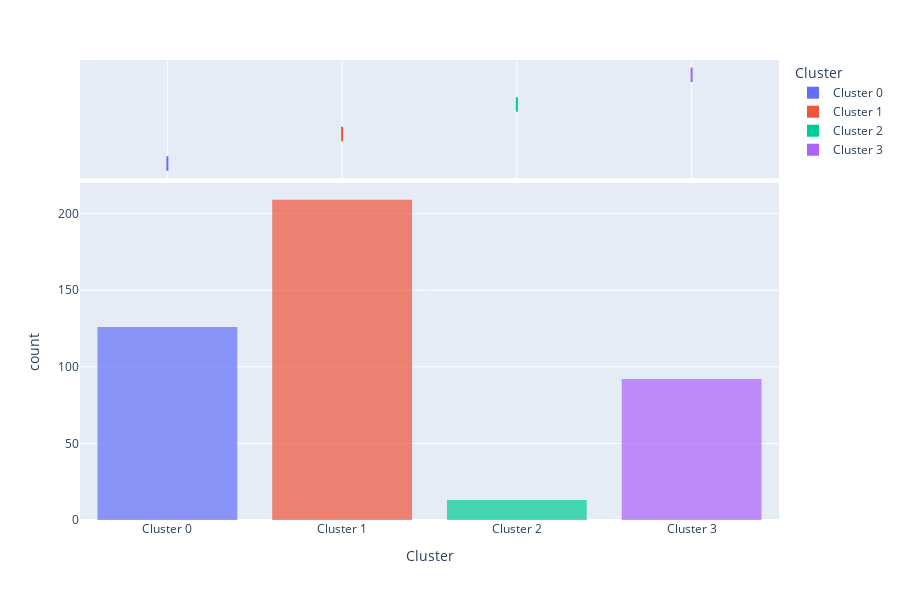

Notebook code cell kept with this figure:
### Markdown cell above
---

## Cell 13: Distribution of Clusters

### What
Analyzing the size and distribution of discovered customer segments.

### Why
Understanding segment sizes helps:
- Prioritize marketing efforts
- Allocate resources
- Assess market opportunity

### Technical Details
Check for:
- Balanced clusters (similar sizes)
- Or dominant segments with small niches

### Expected Output
Visualization showing relative size of each segment.

### Code cell
print("=" * 60)
print("CUSTOMER SEGMENT DISTRIBUTION")
print("=" * 60)

# Plot distribution
plot_model(kmeans_4, plot='distribution')

# Summary statistics
cluster_counts = clustered_df['Cluster'].value_counts().sort_index()
cluster_pcts = (cluster_counts / len(clustered_df) * 100).round(1)

print("\n" + "=" * 60)
print("SEGMENT SIZES")
print("=" * 60)
for cluster_id in sorted(clustered_df['Cluster'].unique()):
    count = cluster_counts[cluster_id]
    pct = cluster_pcts[cluster_id]
    print(f"\nCluster {cluster_id}: {count} customers ({pct}%)")

print("\n" + "=" * 60)
if cluster_counts.std() < cluster_counts.mean() * 0.3:
    print("✓ Balanced segments - good for broad strategies")
else:
    print("⚠ Unbalanced segments - focus on largest segments")

### Figure 1 — Plotly figure (JSON) as saved in the notebook; plotly's stock layout.template omitted (floating-point values rounded to 4 significant figures; data arrays with more than 128 entries replaced by an {"elided": "..."} marker saying what was removed)
{"data": [{"bingroup": "x", "hovertemplate": "Cluster=%{x}<br>count=%{y}<extra></extra>", "legendgroup": "Cluster 0", "marker": {"color": "#636efa", "opacity": 0.7, "pattern": {"shape": ""}}, "name": "Cluster 0", "orientation": "v", "showlegend": true, "type": "histogram", "x": ["Cluster 0", "Cluster 0", "Cluster 0", "Cluster 0", "Cluster 0", "Cluster 0", "Cluster 0", "Cluster 0", "Cluster 0", "Cluster 0", "Cluster 0", "Cluster 0", "Cluster 0", "Cluster 0", "Cluster 0", "Cluster 0", "Cluster 0", "Cluster 0", "Cluster 0", "Cluster 0", "Cluster 0", "Cluster 0", "Cluster 0", "Cluster 0", "Cluster 0", "Cluster 0", "Cluster 0", "Cluster 0", "Cluster 0", "Cluster 0", "Cluster 0", "Cluster 0", "Cluster 0", "Cluster 0", "Cluster 0", "Cluster 0", "Cluster 0", "Cluster 0", "Cluster 0", "Cluster 0", "Cluster 0", "Cluster 0", "Cluster 0", "Cluster 0", "Cluster 0", "Cluster 0", "Cluster 0", "Cluster 0", "Cluster 0", "Cluster 0", "Cluster 0", "Cluster 0", "Cluster 0", "Cluster 0", "Cluster 0", "Cluster 0", "Cluster 0", "Cluster 0", "Cluster 0", "Cluster 0", "Cluster 0", "Cluster 0", "Cluster 0", "Cluster 0", "Cluster 0", "Cluster 0", "Cluster 0", "Cluster 0", "Cluster 0", "Cluster 0", "Cluster 0", "Cluster 0", "Cluster 0", "Cluster 0", "Cluster 0", "Cluster 0", "Cluster 0", "Cluster 0", "Cluster 0", "Cluster 0", "Cluster 0", "Cluster 0", "Cluster 0", "Cluster 0", "Cluster 0", "Cluster 0", "Cluster 0", "Cluster 0", "Cluster 0", "Cluster 0", "Cluster 0", "Cluster 0", "Cluster 0", "Cluster 0", "Cluster 0", "Cluster 0", "Cluster 0", "Cluster 0", "Cluster 0", "Cluster 0", "Cluster 0", "Cluster 0", "Cluster 0", "Cluster 0", "Cluster 0", "Cluster 0", "Cluster 0", "Cluster 0", "Cluster 0", "Cluster 0", "Cluster 0", "Cluster 0", "Cluster 0", "Cluster 0", "Cluster 0", "Cluster 0", "Cluster 0", "Cluster 0", "Cluster 0", "Cluster 0", "Cluster 0", "Cluster 0", "Cluster 0", "Cluster 0", "Cluster 0", "Cluster 0"], "xaxis": "x", "yaxis": "y"}, {"customdata": {"elided": "126x8 int values"}, "hovertemplate": "Cluster=%{x}<br>Channel=%{customdata[0]}<br>Region=%{customdata[1]}<br>Fresh=%{customdata[2]}<br>Milk=%{customdata[3]}<br>Grocery=%{customdata[4]}<br>Frozen=%{customdata[5]}<br>Detergents_Paper=%{customdata[6]}<br>Delicassen=%{customdata[7]}<extra></extra>", "legendgroup": "Cluster 0", "marker": {"color": "#636efa"}, "name": "Cluster 0", "notched": true, "showlegend": false, "type": "box", "x": ["Cluster 0", "Cluster 0", "Cluster 0", "Cluster 0", "Cluster 0", "Cluster 0", "Cluster 0", "Cluster 0", "Cluster 0", "Cluster 0", "Cluster 0", "Cluster 0", "Cluster 0", "Cluster 0", "Cluster 0", "Cluster 0", "Cluster 0", "Cluster 0", "Cluster 0", "Cluster 0", "Cluster 0", "Cluster 0", "Cluster 0", "Cluster 0", "Cluster 0", "Cluster 0", "Cluster 0", "Cluster 0", "Cluster 0", "Cluster 0", "Cluster 0", "Cluster 0", "Cluster 0", "Cluster 0", "Cluster 0", "Cluster 0", "Cluster 0", "Cluster 0", "Cluster 0", "Cluster 0", "Cluster 0", "Cluster 0", "Cluster 0", "Cluster 0", "Cluster 0", "Cluster 0", "Cluster 0", "Cluster 0", "Cluster 0", "Cluster 0", "Cluster 0", "Cluster 0", "Cluster 0", "Cluster 0", "Cluster 0", "Cluster 0", "Cluster 0", "Cluster 0", "Cluster 0", "Cluster 0", "Cluster 0", "Cluster 0", "Cluster 0", "Cluster 0", "Cluster 0", "Cluster 0", "Cluster 0", "Cluster 0", "Cluster 0", "Cluster 0", "Cluster 0", "Cluster 0", "Cluster 0", "Cluster 0", "Cluster 0", "Cluster 0", "Cluster 0", "Cluster 0", "Cluster 0", "Cluster 0", "Cluster 0", "Cluster 0", "Cluster 0", "Cluster 0", "Cluster 0", "Cluster 0", "Cluster 0", "Cluster 0", "Cluster 0", "Cluster 0", "Cluster 0", "Cluster 0", "Cluster 0", "Cluster 0", "Cluster 0", "Cluster 0", "Cluster 0", "Cluster 0", "Cluster 0", "Cluster 0", "Cluster 0", "Cluster 0", "Cluster 0", "Cluster 0", "Cluster 0", "Cluster 0", "Cluster 0", "Cluster 0", "Cluster 0", "Cluster 0", "Cluster 0", "Cluster 0", "Cluster 0", "Cluster 0", "Cluster 0", "Cluster 0", "Cluster 0", "Cluster 0", "Cluster 0", "Cluster 0", "Cluster 0", "Cluster 0", "Cluster 0", "Cluster 0", "Cluster 0", "Cluster 0"], "xaxis": "x2", "yaxis": "y2"}, {"bingroup": "x", "hovertemplate": "Cluster=%{x}<br>count=%{y}<extra></extra>", "legendgroup": "Cluster 1", "marker": {"color": "#EF553B", "opacity": 0.7, "pattern": {"shape": ""}}, "name": "Cluster 1", "orientation": "v", "showlegend": true, "type": "histogram", "x": {"elided": "209 str values"}, "xaxis": "x", "yaxis": "y"}, {"customdata": {"elided": "209x8 int values"}, "hovertemplate": "Cluster=%{x}<br>Channel=%{customdata[0]}<br>Region=%{customdata[1]}<br>Fresh=%{customdata[2]}<br>Milk=%{customdata[3]}<br>Grocery=%{customdata[4]}<br>Frozen=%{customdata[5]}<br>Detergents_Paper=%{customdata[6]}<br>Delicassen=%{customdata[7]}<extra></extra>", "legendgroup": "Cluster 1", "marker": {"color": "#EF553B"}, "name": "Cluster 1", "notched": true, "showlegend": false, "type": "box", "x": {"elided": "209 str values"}, "xaxis": "x2", "yaxis": "y2"}, {"bingroup": "x", "hovertemplate": "Cluster=%{x}<br>count=%{y}<extra></extra>", "legendgroup": "Cluster 2", "marker": {"color": "#00cc96", "opacity": 0.7, "pattern": {"shape": ""}}, "name": "Cluster 2", "orientation": "v", "showlegend": true, "type": "histogram", "x": ["Cluster 2", "Cluster 2", "Cluster 2", "Cluster 2", "Cluster 2", "Cluster 2", "Cluster 2", "Cluster 2", "Cluster 2", "Cluster 2", "Cluster 2", "Cluster 2", "Cluster 2"], "xaxis": "x", "yaxis": "y"}, {"customdata": [[2, 3, 26373, 36423, 22019, 5154, 4337, 16523], [2, 1, 6134, 23133, 33586, 6746, 18594, 5121], [2, 3, 44466, 54259, 55571, 7782, 24171, 6465], [2, 3, 4098, 29892, 26866, 2616, 17740, 1340], [2, 3, 35942, 38369, 59598, 3254, 26701, 2017], [2, 3, 85, 20959, 45828, 36, 24231, 1423], [2, 3, 16117, 46197, 92780, 1026, 40827, 2944], [2, 3, 22925, 73498, 32114, 987, 20070, 903], [2, 1, 12119, 28326, 39694, 4736, 19410, 2870], [1, 3, 112151, 29627, 18148, 16745, 4948, 8550], [1, 3, 36847, 43950, 20170, 36534, 239, 47943], [2, 3, 9198, 27472, 32034, 3232, 18906, 5130], [2, 2, 8565, 4980, 67298, 131, 38102, 1215]], "hovertemplate": "Cluster=%{x}<br>Channel=%{customdata[0]}<br>Region=%{customdata[1]}<br>Fresh=%{customdata[2]}<br>Milk=%{customdata[3]}<br>Grocery=%{customdata[4]}<br>Frozen=%{customdata[5]}<br>Detergents_Paper=%{customdata[6]}<br>Delicassen=%{customdata[7]}<extra></extra>", "legendgroup": "Cluster 2", "marker": {"color": "#00cc96"}, "name": "Cluster 2", "notched": true, "showlegend": false, "type": "box", "x": ["Cluster 2", "Cluster 2", "Cluster 2", "Cluster 2", "Cluster 2", "Cluster 2", "Cluster 2", "Cluster 2", "Cluster 2", "Cluster 2", "Cluster 2", "Cluster 2", "Cluster 2"], "xaxis": "x2", "yaxis": "y2"}, {"bingroup": "x", "hovertemplate": "Cluster=%{x}<br>count=%{y}<extra></extra>", "legendgroup": "Cluster 3", "marker": {"color": "#ab63fa", "opacity": 0.7, "pattern": {"shape": ""}}, "name": "Cluster 3", "orientation": "v", "showlegend": true, "type": "histogram", "x": ["Cluster 3", "Cluster 3", "Cluster 3", "Cluster 3", "Cluster 3", "Cluster 3", "Cluster 3", "Cluster 3", "Cluster 3", "Cluster 3", "Cluster 3", "Cluster 3", "Cluster 3", "Cluster 3", "Cluster 3", "Cluster 3", "Cluster 3", "Cluster 3", "Cluster 3", "Cluster 3", "Cluster 3", "Cluster 3", "Cluster 3", "Cluster 3", "Cluster 3", "Cluster 3", "Cluster 3", "Cluster 3", "Cluster 3", "Cluster 3", "Cluster 3", "Cluster 3", "Cluster 3", "Cluster 3", "Cluster 3", "Cluster 3", "Cluster 3", "Cluster 3", "Cluster 3", "Cluster 3", "Cluster 3", "Cluster 3", "Cluster 3", "Cluster 3", "Cluster 3", "Cluster 3", "Cluster 3", "Cluster 3", "Cluster 3", "Cluster 3", "Cluster 3", "Cluster 3", "Cluster 3", "Cluster 3", "Cluster 3", "Cluster 3", "Cluster 3", "Cluster 3", "Cluster 3", "Cluster 3", "Cluster 3", "Cluster 3", "Cluster 3", "Cluster 3", "Cluster 3", "Cluster 3", "Cluster 3", "Cluster 3", "Cluster 3", "Cluster 3", "Cluster 3", "Cluster 3", "Cluster 3", "Cluster 3", "Cluster 3", "Cluster 3", "Cluster 3", "Cluster 3", "Cluster 3", "Cluster 3", "Cluster 3", "Cluster 3", "Cluster 3", "Cluster 3", "Cluster 3", "Cluster 3", "Cluster 3", "Cluster 3", "Cluster 3", "Cluster 3", "Cluster 3", "Cluster 3"], "xaxis": "x", "yaxis": "y"}, {"customdata": {"elided": "92x8 int values"}, "hovertemplate": "Cluster=%{x}<br>Channel=%{customdata[0]}<br>Region=%{customdata[1]}<br>Fresh=%{customdata[2]}<br>Milk=%{customdata[3]}<br>Grocery=%{customdata[4]}<br>Frozen=%{customdata[5]}<br>Detergents_Paper=%{customdata[6]}<br>Delicassen=%{customdata[7]}<extra></extra>", "legendgroup": "Cluster 3", "marker": {"color": "#ab63fa"}, "name": "Cluster 3", "notched": true, "showlegend": false, "type": "box", "x": ["Cluster 3", "Cluster 3", "Cluster 3", "Cluster 3", "Cluster 3", "Cluster 3", "Cluster 3", "Cluster 3", "Cluster 3", "Cluster 3", "Cluster 3", "Cluster 3", "Cluster 3", "Cluster 3", "Cluster 3", "Cluster 3", "Cluster 3", "Cluster 3", "Cluster 3", "Cluster 3", "Cluster 3", "Cluster 3", "Cluster 3", "Cluster 3", "Cluster 3", "Cluster 3", "Cluster 3", "Cluster 3", "Cluster 3", "Cluster 3", "Cluster 3", "Cluster 3", "Cluster 3", "Cluster 3", "Cluster 3", "Cluster 3", "Cluster 3", "Cluster 3", "Cluster 3", "Cluster 3", "Cluster 3", "Cluster 3", "Cluster 3", "Cluster 3", "Cluster 3", "Cluster 3", "Cluster 3", "Cluster 3", "Cluster 3", "Cluster 3", "Cluster 3", "Cluster 3", "Cluster 3", "Cluster 3", "Cluster 3", "Cluster 3", "Cluster 3", "Cluster 3", "Cluster 3", "Cluster 3", "Cluster 3", "Cluster 3", "Cluster 3", "Cluster 3", "Cluster 3", "Cluster 3", "Cluster 3", "Cluster 3", "Cluster 3", "Cluster 3", "Cluster 3", "Cluster 3", "Cluster 3", "Cluster 3", "Cluster 3", "Cluster 3", "Cluster 3", "Cluster 3", "Cluster 3", "Cluster 3", "Cluster 3", "Cluster 3", "Cluster 3", "Cluster 3", "Cluster 3", "Cluster 3", "Cluster 3", "Cluster 3", "Cluster 3", "Cluster 3", "Cluster 3", "Cluster 3"], "xaxis": "x2", "yaxis": "y2"}], "layout": {"barmode": "relative", "height": 600, "legend": {"title": {"text": "Cluster"}, "tracegroupgap": 0}, "margin": {"t": 60}, "xaxis": {"anchor": "y", "categoryarray": ["Cluster 0", "Cluster 1", "Cluster 2", "Cluster 3"], "categoryorder": "array", "domain": [0, 1], "title": {"text": "Cluster"}}, "xaxis2": {"anchor": "y2", "domain": [0, 1], "matches": "x", "showgrid": true, "showticklabels": false}, "yaxis": {"anchor": "x", "domain": [0, 0.7326], "title": {"text": "count"}}, "yaxis2": {"anchor": "x2", "domain": [0.7426, 1], "matches": "y2", "showgrid": false, "showline": false, "showticklabels": false, "ticks": ""}}}
